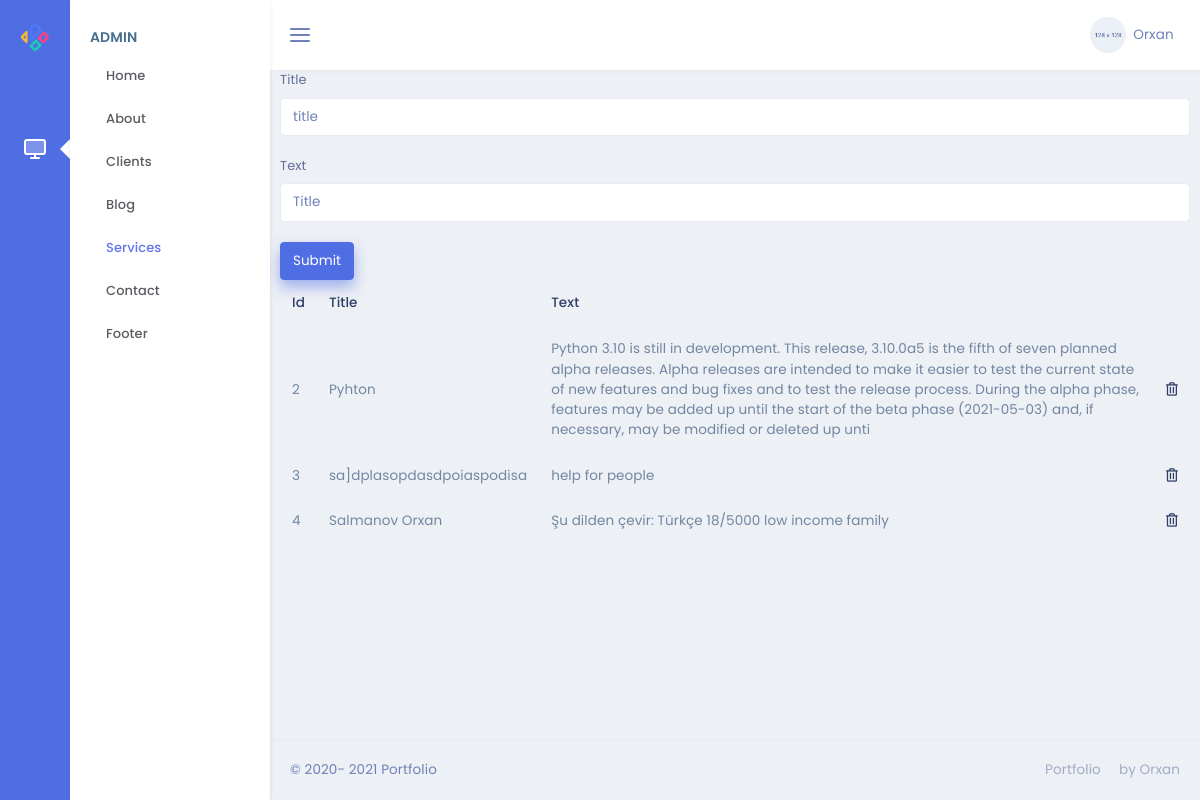
/admin/services, run on an earlier commit of the app's database.
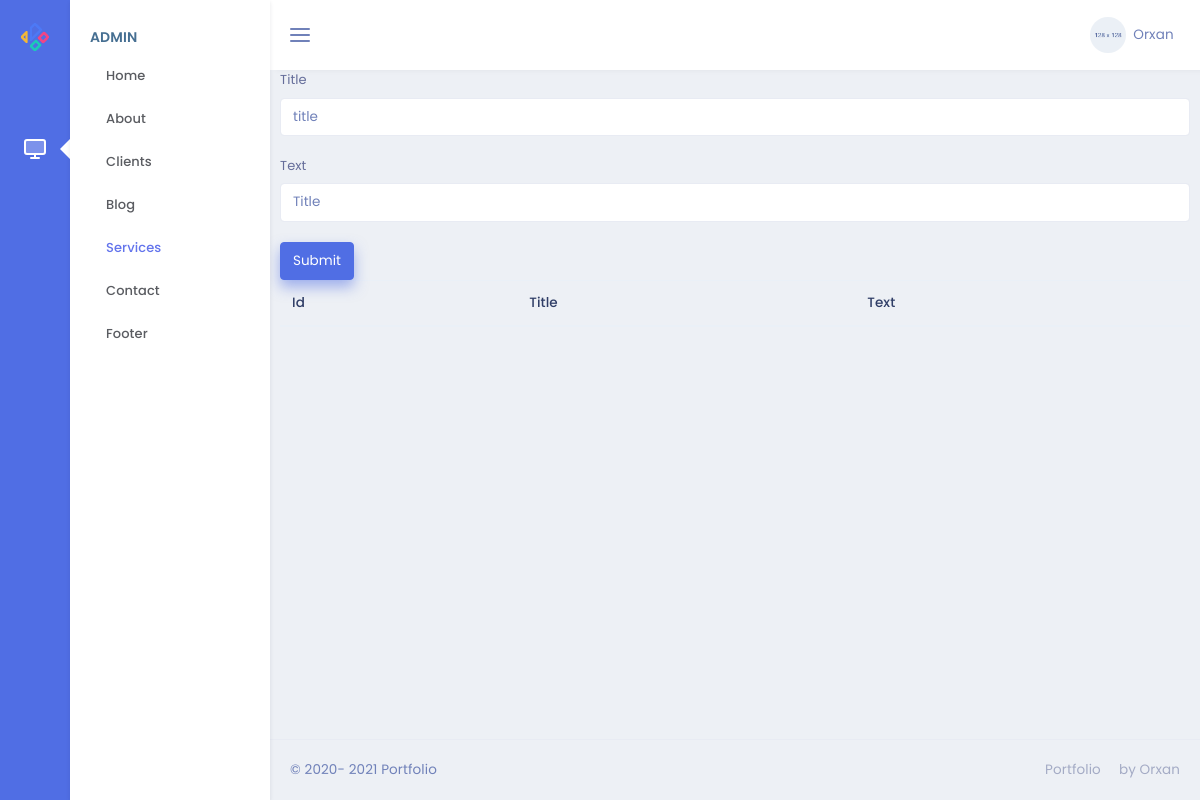
And on a later commit of the database.
### models.py (models this page shows)
class Services(db.Model):
    id=db.Column(db.Integer,primary_key=True)
    title=db.Column(db.String(50),nullable=False)
    text=db.Column(db.String(50),nullable=False)

### admin/routes.py (the view)
@admin.route('/services' , methods=["POST" , "GET"])
def services():
    srvc=Services.query.all()
    if request.method == "POST":
        srvc=Services(title=request.form["title"], text=request.form["text"],)
        db.session.add(srvc)
        db.session.commit()
        return redirect ('/admin/services')
    return render_template('admin/Services/services.html',srvc=srvc)

### admin/templates/admin/Services/services.html
{% extends "admin/base.html" %}
{% block content %}
<form action="/admin/services" method="POST">
    <div class="form-group">
        <label for="title">Title</label>
        <input type="title" class="form-control" name="title" id="title" placeholder="title">
    </div>
    <div class="form-group">
        <label for="text">Text</label>
        <input type="text" class="form-control" name="text" id="title" placeholder="Title">
    </div>
    <button type="submit" class="btn btn-primary">Submit</button>
</form>
<table class="table">
    <thead>
        <tr>
            <th scope="col">Id</th>
            <th scope="col">Title</th>
            <th scope="col">Text</th>
        </tr>
    </thead>
    <tbody>
        {% for i in srvc %}
        <tr>
            <td>{{i.id}}</td>
            <td>{{i.title}}</td>
            <td>{{i.text}}</td>
            <td><a href="/admin/services/{{i.id}}"><i class="far fa-trash-alt"></i></a></td>
        </tr>
        {% endfor %}
    </tbody>
</table>
{% endblock %}

What changed in the data, as far as the page shows it:
removed Services: id "2", title "Pyhton", text "Python 3.10 is still in development. This release, 3.10.0a5 is the fifth of seven planned alpha releases. Alpha releases are intended to make it easier to test the current state of new features and bug fixes and to test the release process. During the alpha phase, features may be added up until the start of the beta phase (2021-05-03) and, if necessary, may be modified or deleted up unti"
removed Services: id "3", title "sa]dplasopdasdpoiaspodisa", text "help for people"
removed Services: id "4", title "Salmanov Orxan", text "Şu dilden çevir: Türkçe 18/5000 low income family"
